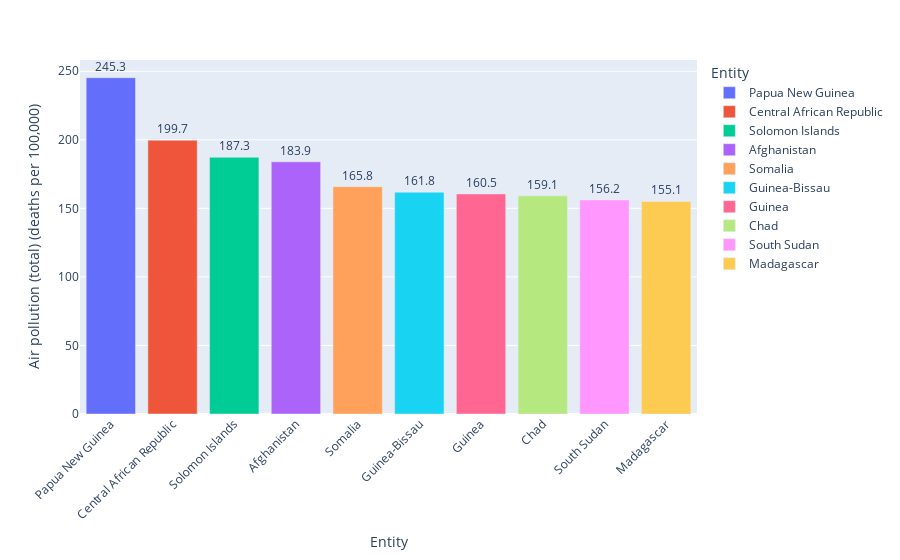

Source (notebook cell):
### Code cell
fig = px.bar(top_10, y='Air pollution (total) (deaths per 100,000)', x='Entity', text='Air pollution (total) (deaths per 100,000)', color='Entity')
fig.update_traces(texttemplate='%{text:.4s}', textposition='outside')
fig.update_layout(xaxis_tickangle=-45)
fig.show()

### Figure 1 — Plotly figure (JSON) as saved in the notebook; plotly's stock layout.template omitted (floating-point values rounded to 4 significant figures)
{"data": [{"alignmentgroup": "True", "hovertemplate": "Entity=%{x}<br>Air pollution (total) (deaths per 100,000)=%{text}<extra></extra>", "legendgroup": "Papua New Guinea", "marker": {"color": "#636efa", "pattern": {"shape": ""}}, "name": "Papua New Guinea", "offsetgroup": "Papua New Guinea", "orientation": "v", "showlegend": true, "text": [245.3], "textposition": "outside", "texttemplate": "%{text:.4s}", "type": "bar", "x": ["Papua New Guinea"], "xaxis": "x", "y": [245.3], "yaxis": "y"}, {"alignmentgroup": "True", "hovertemplate": "Entity=%{x}<br>Air pollution (total) (deaths per 100,000)=%{text}<extra></extra>", "legendgroup": "Central African Republic", "marker": {"color": "#EF553B", "pattern": {"shape": ""}}, "name": "Central African Republic", "offsetgroup": "Central African Republic", "orientation": "v", "showlegend": true, "text": [199.7], "textposition": "outside", "texttemplate": "%{text:.4s}", "type": "bar", "x": ["Central African Republic"], "xaxis": "x", "y": [199.7], "yaxis": "y"}, {"alignmentgroup": "True", "hovertemplate": "Entity=%{x}<br>Air pollution (total) (deaths per 100,000)=%{text}<extra></extra>", "legendgroup": "Solomon Islands", "marker": {"color": "#00cc96", "pattern": {"shape": ""}}, "name": "Solomon Islands", "offsetgroup": "Solomon Islands", "orientation": "v", "showlegend": true, "text": [187.3], "textposition": "outside", "texttemplate": "%{text:.4s}", "type": "bar", "x": ["Solomon Islands"], "xaxis": "x", "y": [187.3], "yaxis": "y"}, {"alignmentgroup": "True", "hovertemplate": "Entity=%{x}<br>Air pollution (total) (deaths per 100,000)=%{text}<extra></extra>", "legendgroup": "Afghanistan", "marker": {"color": "#ab63fa", "pattern": {"shape": ""}}, "name": "Afghanistan", "offsetgroup": "Afghanistan", "orientation": "v", "showlegend": true, "text": [183.9], "textposition": "outside", "texttemplate": "%{text:.4s}", "type": "bar", "x": ["Afghanistan"], "xaxis": "x", "y": [183.9], "yaxis": "y"}, {"alignmentgroup": "True", "hovertemplate": "Entity=%{x}<br>Air pollution (total) (deaths per 100,000)=%{text}<extra></extra>", "legendgroup": "Somalia", "marker": {"color": "#FFA15A", "pattern": {"shape": ""}}, "name": "Somalia", "offsetgroup": "Somalia", "orientation": "v", "showlegend": true, "text": [165.8], "textposition": "outside", "texttemplate": "%{text:.4s}", "type": "bar", "x": ["Somalia"], "xaxis": "x", "y": [165.8], "yaxis": "y"}, {"alignmentgroup": "True", "hovertemplate": "Entity=%{x}<br>Air pollution (total) (deaths per 100,000)=%{text}<extra></extra>", "legendgroup": "Guinea-Bissau", "marker": {"color": "#19d3f3", "pattern": {"shape": ""}}, "name": "Guinea-Bissau", "offsetgroup": "Guinea-Bissau", "orientation": "v", "showlegend": true, "text": [161.8], "textposition": "outside", "texttemplate": "%{text:.4s}", "type": "bar", "x": ["Guinea-Bissau"], "xaxis": "x", "y": [161.8], "yaxis": "y"}, {"alignmentgroup": "True", "hovertemplate": "Entity=%{x}<br>Air pollution (total) (deaths per 100,000)=%{text}<extra></extra>", "legendgroup": "Guinea", "marker": {"color": "#FF6692", "pattern": {"shape": ""}}, "name": "Guinea", "offsetgroup": "Guinea", "orientation": "v", "showlegend": true, "text": [160.5], "textposition": "outside", "texttemplate": "%{text:.4s}", "type": "bar", "x": ["Guinea"], "xaxis": "x", "y": [160.5], "yaxis": "y"}, {"alignmentgroup": "True", "hovertemplate": "Entity=%{x}<br>Air pollution (total) (deaths per 100,000)=%{text}<extra></extra>", "legendgroup": "Chad", "marker": {"color": "#B6E880", "pattern": {"shape": ""}}, "name": "Chad", "offsetgroup": "Chad", "orientation": "v", "showlegend": true, "text": [159.1], "textposition": "outside", "texttemplate": "%{text:.4s}", "type": "bar", "x": ["Chad"], "xaxis": "x", "y": [159.1], "yaxis": "y"}, {"alignmentgroup": "True", "hovertemplate": "Entity=%{x}<br>Air pollution (total) (deaths per 100,000)=%{text}<extra></extra>", "legendgroup": "South Sudan", "marker": {"color": "#FF97FF", "pattern": {"shape": ""}}, "name": "South Sudan", "offsetgroup": "South Sudan", "orientation": "v", "showlegend": true, "text": [156.2], "textposition": "outside", "texttemplate": "%{text:.4s}", "type": "bar", "x": ["South Sudan"], "xaxis": "x", "y": [156.2], "yaxis": "y"}, {"alignmentgroup": "True", "hovertemplate": "Entity=%{x}<br>Air pollution (total) (deaths per 100,000)=%{text}<extra></extra>", "legendgroup": "Madagascar", "marker": {"color": "#FECB52", "pattern": {"shape": ""}}, "name": "Madagascar", "offsetgroup": "Madagascar", "orientation": "v", "showlegend": true, "text": [155.1], "textposition": "outside", "texttemplate": "%{text:.4s}", "type": "bar", "x": ["Madagascar"], "xaxis": "x", "y": [155.1], "yaxis": "y"}], "layout": {"autosize": true, "barmode": "relative", "legend": {"title": {"text": "Entity"}, "tracegroupgap": 0}, "margin": {"t": 60}, "xaxis": {"anchor": "y", "autorange": true, "categoryarray": ["Papua New Guinea", "Central African Republic", "Solomon Islands", "Afghanistan", "Somalia", "Guinea-Bissau", "Guinea", "Chad", "South Sudan", "Madagascar"], "categoryorder": "array", "domain": [0, 1], "range": [-0.5, 9.5], "tickangle": -45, "title": {"text": "Entity"}, "type": "category"}, "yaxis": {"anchor": "x", "autorange": true, "domain": [0, 1], "range": [0, 258.2], "title": {"text": "Air pollution (total) (deaths per 100,000)"}, "type": "linear"}}}
